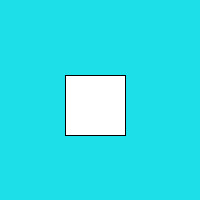
Frame 1 (no input)
Frame 60 (the mouse pressed at the canvas centre just before this capture): identical to frame 1, image omitted
Frame 120 (the mouse held since frame 60 and released just before this capture): blank canvas, image omitted

The Processing sketch that drew this single still picture (run headless with seeded random() and noise(); from frame 60 on, the mouse is pressed at the canvas centre):

// Processing sketch: processing_97828
// ── processing_97828.pde

void setup() {
  size (200, 200);
  background (#1CDFE8);
}
 
void draw(){
int x= mouseX;
int y= mouseY;
background (#1CDFE8);
 rect(65,75,60,60);
     fill (255);
{
 if (x>=85 && x<=115 && y>=85 && y<=115)
  background(255);}
}
